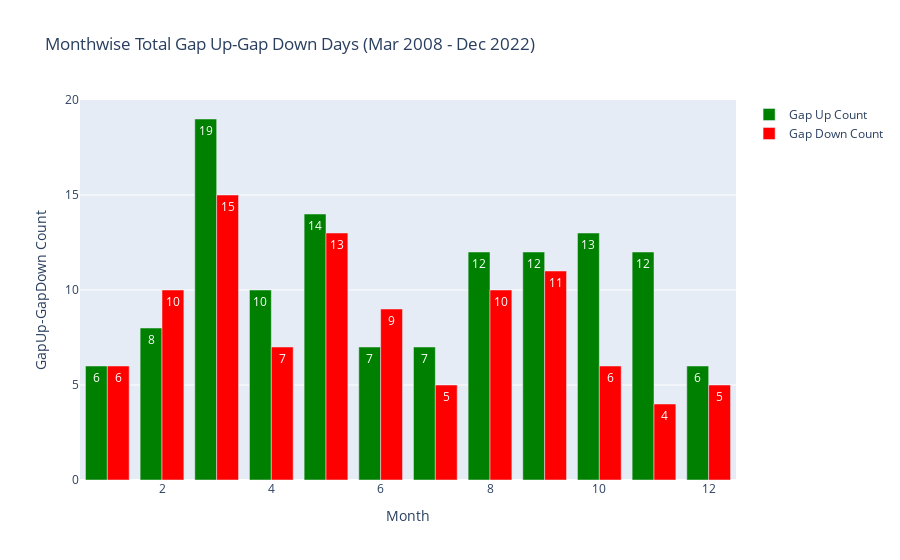

Source (notebook cell):
### Code cell
gap_up_days_count = go.Bar(x=gap_up_down_days_monthly_df['Month'],
                        y=gap_up_down_days_monthly_df['Gap Up'],
                        name ='Gap Up Count',
                        marker_color='green',
                        text=gap_up_down_days_monthly_df['Gap Up'].values.round(2),
                        textposition='auto'
                       )


gap_down_days_count = go.Bar(x=gap_up_down_days_monthly_df['Month'],
                        y=gap_up_down_days_monthly_df['Gap Down'], 
                        name ='Gap Down Count',
                        marker_color='red',
                        text=gap_up_down_days_monthly_df['Gap Down'].values.round(2),
                        textposition='auto'                           
                       )


fig = go.Figure(data=[gap_up_days_count, gap_down_days_count])

fig.update_layout(title="Monthwise Total Gap Up-Gap Down Days (Mar 2008 - Dec 2022)",
                  xaxis_title='Month',
                  yaxis_title='GapUp-GapDown Count')

fig.show()

### Figure 1 — Plotly figure (JSON) as saved in the notebook; plotly's stock layout.template omitted (floating-point values rounded to 4 significant figures)
{"data": [{"marker": {"color": "green"}, "name": "Gap Up Count", "text": [6, 8, 19, 10, 14, 7, 7, 12, 12, 13, 12, 6], "textposition": "auto", "type": "bar", "x": [1, 2, 3, 4, 5, 6, 7, 8, 9, 10, 11, 12], "y": [6, 8, 19, 10, 14, 7, 7, 12, 12, 13, 12, 6]}, {"marker": {"color": "red"}, "name": "Gap Down Count", "text": [6, 10, 15, 7, 13, 9, 5, 10, 11, 6, 4, 5], "textposition": "auto", "type": "bar", "x": [1, 2, 3, 4, 5, 6, 7, 8, 9, 10, 11, 12], "y": [6, 10, 15, 7, 13, 9, 5, 10, 11, 6, 4, 5]}], "layout": {"title": {"text": "Monthwise Total Gap Up-Gap Down Days (Mar 2008 - Dec 2022)"}, "xaxis": {"title": {"text": "Month"}}, "yaxis": {"title": {"text": "GapUp-GapDown Count"}}}}
